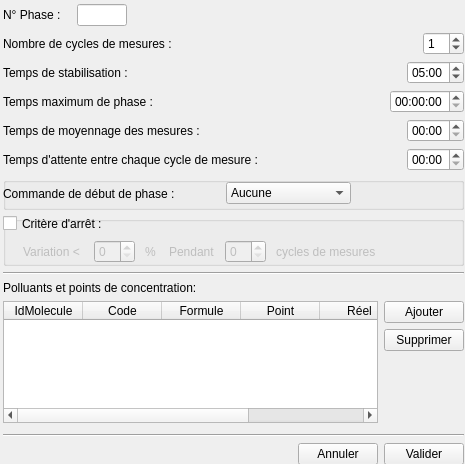
<?xml version="1.0" encoding="UTF-8"?>
<ui version="4.0">
 <class>ct_PhaseWidget</class>
 <widget class="QWidget" name="ct_PhaseWidget">
  <property name="geometry">
   <rect>
    <x>0</x>
    <y>0</y>
    <width>465</width>
    <height>464</height>
   </rect>
  </property>
  <property name="windowTitle">
   <string>Phase</string>
  </property>
  <widget class="QWidget" name="">
   <property name="geometry">
    <rect>
     <x>3</x>
     <y>4</y>
     <width>461</width>
     <height>461</height>
    </rect>
   </property>
   <layout class="QGridLayout" name="gridLayout">
    <item row="0" column="0">
     <layout class="QHBoxLayout" name="horizontalLayout">
      <item>
       <widget class="QLabel" name="label">
        <property name="text">
         <string>N° Phase :</string>
        </property>
       </widget>
      </item>
      <item>
       <spacer name="horizontalSpacer_19">
        <property name="orientation">
         <enum>Qt::Horizontal</enum>
        </property>
        <property name="sizeType">
         <enum>QSizePolicy::Fixed</enum>
        </property>
        <property name="sizeHint" stdset="0">
         <size>
          <width>10</width>
          <height>20</height>
         </size>
        </property>
       </spacer>
      </item>
      <item>
       <widget class="QLineEdit" name="lineEdit_NoPhase">
        <property name="sizePolicy">
         <sizepolicy hsizetype="Fixed" vsizetype="Fixed">
          <horstretch>0</horstretch>
          <verstretch>0</verstretch>
         </sizepolicy>
        </property>
        <property name="maximumSize">
         <size>
          <width>50</width>
          <height>16777215</height>
         </size>
        </property>
        <property name="readOnly">
         <bool>true</bool>
        </property>
       </widget>
      </item>
      <item>
       <spacer name="horizontalSpacer">
        <property name="orientation">
         <enum>Qt::Horizontal</enum>
        </property>
        <property name="sizeHint" stdset="0">
         <size>
          <width>40</width>
          <height>20</height>
         </size>
        </property>
       </spacer>
      </item>
     </layout>
    </item>
    <item row="1" column="0">
     <layout class="QHBoxLayout" name="horizontalLayout_10">
      <item>
       <widget class="QLabel" name="label_11">
        <property name="text">
         <string>Nombre de cycles de mesures :</string>
        </property>
       </widget>
      </item>
      <item>
       <spacer name="horizontalSpacer_8">
        <property name="orientation">
         <enum>Qt::Horizontal</enum>
        </property>
        <property name="sizeHint" stdset="0">
         <size>
          <width>40</width>
          <height>20</height>
         </size>
        </property>
       </spacer>
      </item>
      <item>
       <widget class="QSpinBox" name="spinBox_nbCyclesMesures">
        <property name="value">
         <number>1</number>
        </property>
       </widget>
      </item>
     </layout>
    </item>
    <item row="2" column="0">
     <layout class="QHBoxLayout" name="horizontalLayout_7">
      <item>
       <widget class="QLabel" name="label_8">
        <property name="text">
         <string>Temps de stabilisation :</string>
        </property>
       </widget>
      </item>
      <item>
       <spacer name="horizontalSpacer_6">
        <property name="orientation">
         <enum>Qt::Horizontal</enum>
        </property>
        <property name="sizeHint" stdset="0">
         <size>
          <width>40</width>
          <height>20</height>
         </size>
        </property>
       </spacer>
      </item>
      <item>
       <widget class="QTimeEdit" name="timeEdit_TempsStabilisation">
        <property name="currentSection">
         <enum>QDateTimeEdit::MinuteSection</enum>
        </property>
        <property name="displayFormat">
         <string>mm:ss</string>
        </property>
        <property name="time">
         <time>
          <hour>0</hour>
          <minute>5</minute>
          <second>0</second>
         </time>
        </property>
       </widget>
      </item>
     </layout>
    </item>
    <item row="3" column="0">
     <layout class="QHBoxLayout" name="horizontalLayout_9">
      <item>
       <widget class="QLabel" name="label_10">
        <property name="text">
         <string>Temps maximum de phase :</string>
        </property>
       </widget>
      </item>
      <item>
       <spacer name="horizontalSpacer_5">
        <property name="orientation">
         <enum>Qt::Horizontal</enum>
        </property>
        <property name="sizeHint" stdset="0">
         <size>
          <width>40</width>
          <height>20</height>
         </size>
        </property>
       </spacer>
      </item>
      <item>
       <widget class="QTimeEdit" name="timeEdit_TempsMaxPhase"/>
      </item>
     </layout>
    </item>
    <item row="4" column="0">
     <layout class="QHBoxLayout" name="horizontalLayout_8">
      <item>
       <widget class="QLabel" name="label_9">
        <property name="text">
         <string>Temps de moyennage des mesures :</string>
        </property>
       </widget>
      </item>
      <item>
       <spacer name="horizontalSpacer_7">
        <property name="orientation">
         <enum>Qt::Horizontal</enum>
        </property>
        <property name="sizeHint" stdset="0">
         <size>
          <width>40</width>
          <height>20</height>
         </size>
        </property>
       </spacer>
      </item>
      <item>
       <widget class="QTimeEdit" name="timeEdit_TempsMoyennageMesures">
        <property name="displayFormat">
         <string>mm:ss</string>
        </property>
       </widget>
      </item>
     </layout>
    </item>
    <item row="5" column="0">
     <layout class="QHBoxLayout" name="horizontalLayout_14">
      <item>
       <widget class="QLabel" name="label_12">
        <property name="text">
         <string>Temps d'attente entre chaque cycle de mesure :</string>
        </property>
       </widget>
      </item>
      <item>
       <spacer name="horizontalSpacer_13">
        <property name="orientation">
         <enum>Qt::Horizontal</enum>
        </property>
        <property name="sizeHint" stdset="0">
         <size>
          <width>40</width>
          <height>20</height>
         </size>
        </property>
       </spacer>
      </item>
      <item>
       <widget class="QTimeEdit" name="timeEdit_AttenteEntreMesures">
        <property name="displayFormat">
         <string>mm:ss</string>
        </property>
       </widget>
      </item>
     </layout>
    </item>
    <item row="8" column="0">
     <layout class="QVBoxLayout" name="verticalLayout_7">
      <item>
       <widget class="Line" name="line">
        <property name="orientation">
         <enum>Qt::Horizontal</enum>
        </property>
       </widget>
      </item>
      <item>
       <widget class="QLabel" name="label_15">
        <property name="text">
         <string>Polluants et points de concentration:</string>
        </property>
       </widget>
      </item>
      <item>
       <layout class="QHBoxLayout" name="horizontalLayout_12">
        <item>
         <widget class="QTableWidget" name="tableWidget_Polluants">
          <property name="sizePolicy">
           <sizepolicy hsizetype="Expanding" vsizetype="Expanding">
            <horstretch>0</horstretch>
            <verstretch>0</verstretch>
           </sizepolicy>
          </property>
          <property name="minimumSize">
           <size>
            <width>200</width>
            <height>80</height>
           </size>
          </property>
          <property name="maximumSize">
           <size>
            <width>100000</width>
            <height>100000</height>
           </size>
          </property>
          <property name="editTriggers">
           <set>QAbstractItemView::NoEditTriggers</set>
          </property>
          <property name="alternatingRowColors">
           <bool>true</bool>
          </property>
          <property name="selectionMode">
           <enum>QAbstractItemView::SingleSelection</enum>
          </property>
          <property name="selectionBehavior">
           <enum>QAbstractItemView::SelectRows</enum>
          </property>
          <property name="sortingEnabled">
           <bool>true</bool>
          </property>
          <property name="columnCount">
           <number>6</number>
          </property>
          <attribute name="horizontalHeaderDefaultSectionSize">
           <number>79</number>
          </attribute>
          <attribute name="horizontalHeaderDefaultSectionSize">
           <number>79</number>
          </attribute>
          <column>
           <property name="text">
            <string>IdMolecule</string>
           </property>
          </column>
          <column>
           <property name="text">
            <string>Code</string>
           </property>
          </column>
          <column>
           <property name="text">
            <string>Formule</string>
           </property>
          </column>
          <column>
           <property name="text">
            <string>Point</string>
           </property>
          </column>
          <column>
           <property name="text">
            <string>Réel</string>
           </property>
          </column>
          <column>
           <property name="text">
            <string>Ozone</string>
           </property>
          </column>
         </widget>
        </item>
        <item>
         <layout class="QVBoxLayout" name="verticalLayout_4">
          <item>
           <widget class="QPushButton" name="button_AjouterPolluant">
            <property name="sizePolicy">
             <sizepolicy hsizetype="Fixed" vsizetype="Fixed">
              <horstretch>0</horstretch>
              <verstretch>0</verstretch>
             </sizepolicy>
            </property>
            <property name="minimumSize">
             <size>
              <width>0</width>
              <height>0</height>
             </size>
            </property>
            <property name="maximumSize">
             <size>
              <width>16777215</width>
              <height>16777215</height>
             </size>
            </property>
            <property name="text">
             <string>Ajouter</string>
            </property>
           </widget>
          </item>
          <item>
           <widget class="QPushButton" name="button_RetirerPolluant">
            <property name="sizePolicy">
             <sizepolicy hsizetype="Fixed" vsizetype="Fixed">
              <horstretch>0</horstretch>
              <verstretch>0</verstretch>
             </sizepolicy>
            </property>
            <property name="minimumSize">
             <size>
              <width>0</width>
              <height>0</height>
             </size>
            </property>
            <property name="maximumSize">
             <size>
              <width>16777215</width>
              <height>16777215</height>
             </size>
            </property>
            <property name="text">
             <string>Supprimer</string>
            </property>
           </widget>
          </item>
          <item>
           <spacer name="verticalSpacer_2">
            <property name="orientation">
             <enum>Qt::Vertical</enum>
            </property>
            <property name="sizeHint" stdset="0">
             <size>
              <width>17</width>
              <height>13</height>
             </size>
            </property>
           </spacer>
          </item>
         </layout>
        </item>
       </layout>
      </item>
     </layout>
    </item>
    <item row="9" column="0">
     <layout class="QVBoxLayout" name="verticalLayout_5">
      <item>
       <spacer name="verticalSpacer_5">
        <property name="orientation">
         <enum>Qt::Vertical</enum>
        </property>
        <property name="sizeType">
         <enum>QSizePolicy::Fixed</enum>
        </property>
        <property name="sizeHint" stdset="0">
         <size>
          <width>20</width>
          <height>5</height>
         </size>
        </property>
       </spacer>
      </item>
      <item>
       <widget class="Line" name="line_2">
        <property name="orientation">
         <enum>Qt::Horizontal</enum>
        </property>
       </widget>
      </item>
      <item>
       <layout class="QHBoxLayout" name="horizontalLayout_6">
        <item>
         <spacer name="horizontalSpacer_18">
          <property name="orientation">
           <enum>Qt::Horizontal</enum>
          </property>
          <property name="sizeHint" stdset="0">
           <size>
            <width>40</width>
            <height>20</height>
           </size>
          </property>
         </spacer>
        </item>
        <item>
         <widget class="QPushButton" name="button_Annuler">
          <property name="text">
           <string>Annuler</string>
          </property>
         </widget>
        </item>
        <item>
         <widget class="QPushButton" name="button_Valider">
          <property name="text">
           <string>Valider</string>
          </property>
         </widget>
        </item>
       </layout>
      </item>
     </layout>
    </item>
    <item row="6" column="0">
     <widget class="QGroupBox" name="gb_CmdDebut_Phase">
      <property name="minimumSize">
       <size>
        <width>0</width>
        <height>33</height>
       </size>
      </property>
      <property name="maximumSize">
       <size>
        <width>16777215</width>
        <height>33</height>
       </size>
      </property>
      <property name="title">
       <string/>
      </property>
      <widget class="QWidget" name="layoutWidget">
       <property name="geometry">
        <rect>
         <x>0</x>
         <y>0</y>
         <width>461</width>
         <height>33</height>
        </rect>
       </property>
       <layout class="QHBoxLayout" name="h_Layout_CmdDebutPhase">
        <item>
         <widget class="QLabel" name="label_2">
          <property name="minimumSize">
           <size>
            <width>207</width>
            <height>0</height>
           </size>
          </property>
          <property name="text">
           <string>Commande de début de phase :</string>
          </property>
         </widget>
        </item>
        <item>
         <spacer name="horizontalSpacer_21">
          <property name="orientation">
           <enum>Qt::Horizontal</enum>
          </property>
          <property name="sizeType">
           <enum>QSizePolicy::Fixed</enum>
          </property>
          <property name="sizeHint" stdset="0">
           <size>
            <width>10</width>
            <height>20</height>
           </size>
          </property>
         </spacer>
        </item>
        <item>
         <widget class="QComboBox" name="cb_CmdDebutPhase">
          <property name="sizePolicy">
           <sizepolicy hsizetype="Minimum" vsizetype="Fixed">
            <horstretch>0</horstretch>
            <verstretch>0</verstretch>
           </sizepolicy>
          </property>
          <property name="minimumSize">
           <size>
            <width>125</width>
            <height>0</height>
           </size>
          </property>
          <item>
           <property name="text">
            <string>Aucune</string>
           </property>
          </item>
          <item>
           <property name="text">
            <string>Mode mesure</string>
           </property>
          </item>
          <item>
           <property name="text">
            <string>Mode étalon</string>
           </property>
          </item>
         </widget>
        </item>
        <item>
         <spacer name="horizontalSpacer_2">
          <property name="orientation">
           <enum>Qt::Horizontal</enum>
          </property>
          <property name="sizeHint" stdset="0">
           <size>
            <width>40</width>
            <height>20</height>
           </size>
          </property>
         </spacer>
        </item>
       </layout>
      </widget>
     </widget>
    </item>
    <item row="7" column="0">
     <widget class="QGroupBox" name="gb_CritereArret">
      <property name="sizePolicy">
       <sizepolicy hsizetype="Fixed" vsizetype="Fixed">
        <horstretch>0</horstretch>
        <verstretch>0</verstretch>
       </sizepolicy>
      </property>
      <property name="minimumSize">
       <size>
        <width>461</width>
        <height>50</height>
       </size>
      </property>
      <property name="title">
       <string/>
      </property>
      <widget class="QWidget" name="layoutWidget">
       <property name="geometry">
        <rect>
         <x>0</x>
         <y>0</y>
         <width>461</width>
         <height>51</height>
        </rect>
       </property>
       <layout class="QVBoxLayout" name="verticalLayout">
        <item>
         <widget class="QCheckBox" name="ckb_CritereArret">
          <property name="sizePolicy">
           <sizepolicy hsizetype="Minimum" vsizetype="Fixed">
            <horstretch>0</horstretch>
            <verstretch>0</verstretch>
           </sizepolicy>
          </property>
          <property name="minimumSize">
           <size>
            <width>0</width>
            <height>15</height>
           </size>
          </property>
          <property name="maximumSize">
           <size>
            <width>16777215</width>
            <height>15</height>
           </size>
          </property>
          <property name="text">
           <string>Critère d'arrêt :</string>
          </property>
         </widget>
        </item>
        <item>
         <layout class="QHBoxLayout" name="horizontalLayout_4">
          <property name="spacing">
           <number>0</number>
          </property>
          <item>
           <spacer name="horizontalSpacer_3">
            <property name="orientation">
             <enum>Qt::Horizontal</enum>
            </property>
            <property name="sizeType">
             <enum>QSizePolicy::Fixed</enum>
            </property>
            <property name="sizeHint" stdset="0">
             <size>
              <width>20</width>
              <height>20</height>
             </size>
            </property>
           </spacer>
          </item>
          <item>
           <widget class="QLabel" name="label_CritereArret1">
            <property name="enabled">
             <bool>false</bool>
            </property>
            <property name="text">
             <string>Variation &lt; </string>
            </property>
           </widget>
          </item>
          <item>
           <spacer name="horizontalSpacer_14">
            <property name="orientation">
             <enum>Qt::Horizontal</enum>
            </property>
            <property name="sizeType">
             <enum>QSizePolicy::Fixed</enum>
            </property>
            <property name="sizeHint" stdset="0">
             <size>
              <width>10</width>
              <height>20</height>
             </size>
            </property>
           </spacer>
          </item>
          <item>
           <widget class="QSpinBox" name="spinBox_PourcentageArret">
            <property name="enabled">
             <bool>false</bool>
            </property>
           </widget>
          </item>
          <item>
           <spacer name="horizontalSpacer_15">
            <property name="orientation">
             <enum>Qt::Horizontal</enum>
            </property>
            <property name="sizeType">
             <enum>QSizePolicy::Fixed</enum>
            </property>
            <property name="sizeHint" stdset="0">
             <size>
              <width>10</width>
              <height>20</height>
             </size>
            </property>
           </spacer>
          </item>
          <item>
           <widget class="QLabel" name="label_CritereArret2">
            <property name="enabled">
             <bool>false</bool>
            </property>
            <property name="text">
             <string>% </string>
            </property>
           </widget>
          </item>
          <item>
           <spacer name="horizontalSpacer_22">
            <property name="orientation">
             <enum>Qt::Horizontal</enum>
            </property>
            <property name="sizeType">
             <enum>QSizePolicy::Fixed</enum>
            </property>
            <property name="sizeHint" stdset="0">
             <size>
              <width>10</width>
              <height>20</height>
             </size>
            </property>
           </spacer>
          </item>
          <item>
           <widget class="QLabel" name="label_CritereArret3">
            <property name="enabled">
             <bool>false</bool>
            </property>
            <property name="text">
             <string>Pendant</string>
            </property>
           </widget>
          </item>
          <item>
           <spacer name="horizontalSpacer_16">
            <property name="orientation">
             <enum>Qt::Horizontal</enum>
            </property>
            <property name="sizeType">
             <enum>QSizePolicy::Fixed</enum>
            </property>
            <property name="sizeHint" stdset="0">
             <size>
              <width>10</width>
              <height>20</height>
             </size>
            </property>
           </spacer>
          </item>
          <item>
           <widget class="QSpinBox" name="spinBox_NbCycleMesureArret">
            <property name="enabled">
             <bool>false</bool>
            </property>
           </widget>
          </item>
          <item>
           <spacer name="horizontalSpacer_17">
            <property name="orientation">
             <enum>Qt::Horizontal</enum>
            </property>
            <property name="sizeType">
             <enum>QSizePolicy::Fixed</enum>
            </property>
            <property name="sizeHint" stdset="0">
             <size>
              <width>10</width>
              <height>20</height>
             </size>
            </property>
           </spacer>
          </item>
          <item>
           <widget class="QLabel" name="label_CritereArret4">
            <property name="enabled">
             <bool>false</bool>
            </property>
            <property name="text">
             <string>cycles de mesures</string>
            </property>
           </widget>
          </item>
          <item>
           <spacer name="horizontalSpacer_4">
            <property name="orientation">
             <enum>Qt::Horizontal</enum>
            </property>
            <property name="sizeHint" stdset="0">
             <size>
              <width>40</width>
              <height>20</height>
             </size>
            </property>
           </spacer>
          </item>
         </layout>
        </item>
       </layout>
      </widget>
     </widget>
    </item>
   </layout>
  </widget>
 </widget>
 <resources/>
 <connections/>
</ui>
